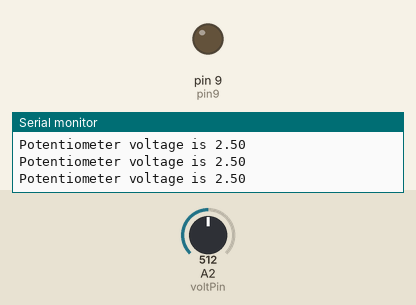
Recording of a sketch running on a simulated Arduino Uno, built with avr-gcc and run on an emulated ATmega328P. On the bench: output pins drawn as LEDs (lit = HIGH), the last lines printed to the serial monitor. The test bench sets the inputs (shaded band); at power-on: A2 (voltPin) = 512.

Above: at 1.2 s.
1.3 s: A2 (voltPin) set to 1008
2.8 s: A2 (voltPin) set to 1023
At 3.3 s:
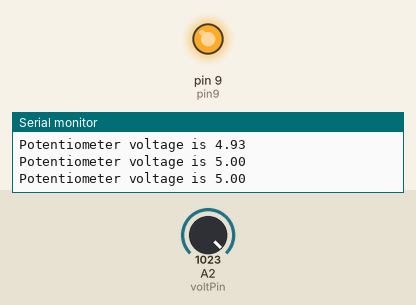
4.5 s: A2 (voltPin) set to 900
At 5.8 s:
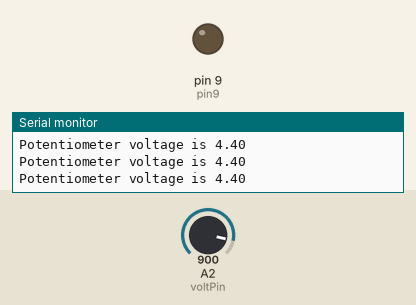
Timing chart, 0 to 7.5 s (numbered marks = the images above; inputs shaded):
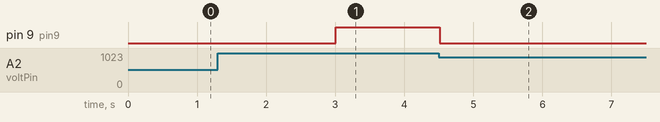

The sketch:

potentiometer_reading.ino
```cpp
int voltPin = A2;
int readVal;
float v2;
int delayTime = 250;
int pin9 = 9;

void setup() {
  Serial.begin(9600);
  pinMode(voltPin, INPUT);
  pinMode(pin9, OUTPUT);
}

void loop() {
  readVal = analogRead(voltPin);
  v2 = 5. / 1023. * readVal;
  Serial.print("Potentiometer voltage is ");
  Serial.println(v2);
  if (v2 >= 5) {
    digitalWrite(pin9, HIGH);
  } else {
    digitalWrite(pin9, LOW);
  }

  delay(delayTime);
}
```

Measured:
- the behaviour switches between 1022 and 1023 on A2 (voltPin) (found by bisection; images 0 and 1)
- after the input at 2.8 s, pin 9 (pin9): LOW → HIGH after 0.21 s
- after the input at 4.5 s, pin 9 (pin9): HIGH → LOW at once
